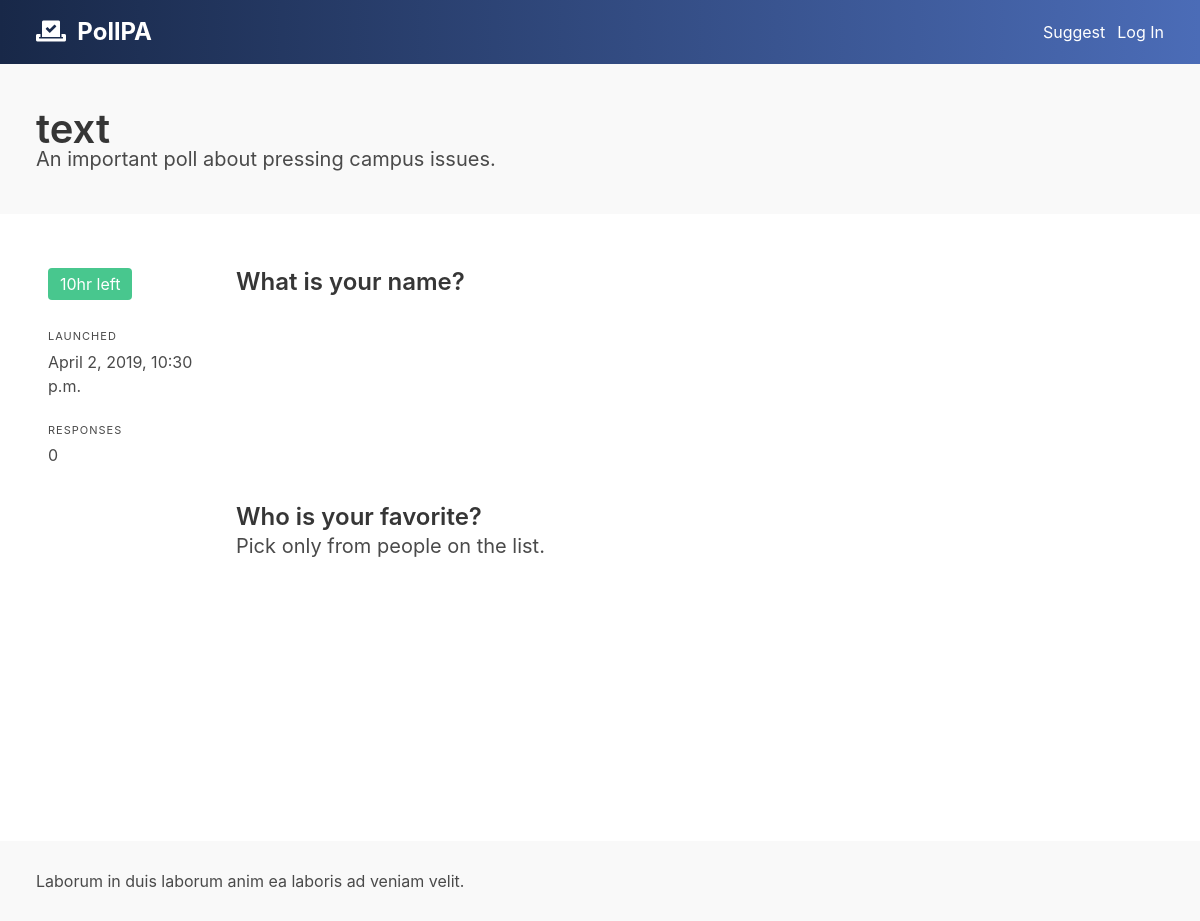
/poll/2/, run on the app's committed database.
### polls/models.py (models this page shows, shortened)
class Poll(models.Model):
    id = models.AutoField(primary_key=True)
    created = models.DateTimeField(auto_now_add=True, db_index=True)
    available = models.DateTimeField(db_index=True)
    closes = models.DateTimeField(db_index=True)
    public = models.DateTimeField(db_index=True)
    title = models.TextField()
    description = models.TextField(blank=True)
    @property
    def questions(self):
        return Question.objects.filter(poll=self)
    @property
    def votes(self):
        return Vote.objects.filter(poll=self)
    def state(self, request):
        if not (self.available < timezone.now() or request.user.is_superuser):
            raise Http404()
        if self.public < timezone.now():
            return "results"

class Question(models.Model):
    poll = models.ForeignKey(Poll, on_delete=models.CASCADE)
    text = models.TextField()
    description = models.TextField(blank=True)
    kind = models.CharField(max_length=2, choices=[("MS", "Multiple Select (Checkboxes)"), ("SS", "Single Select (Radio)")], default="SS")
    chart = models.CharField(max_length=20, choices=[("bar", "Bar Chart"), ("binary-slider", "Binary Slider"), ("pie", "Pie Chart")], default="bar")
    @property
    def options(self):
        return QuestionOption.objects.filter(question=self)

### polls/views.py (the view, shortened to what this page needs)
# urls.py: path('poll/<int:poll_id>/', views.poll, name='poll'),
def poll(request, poll_id):
    poll_obj = get_object_or_404(Poll, id=poll_id)
    state = poll_obj.state(request)
    error = None
    responses = None
    if state == "results":
        responses = []
        for question in poll_obj.questions:
            q_response = {
                "title": question.text,
                "description": question.description,
                "graph": question.chart,
                "xlabel": "Responses",
                "ylabel": "Count",
                "data": [{"x": choice.text, "y": VoteChoice.objects.filter(question=question, choice=choice).count()} for choice in question.options]
            }
            responses.append(q_response)
    return render(request, 'polls/poll.html', {
        "poll": poll_obj,
        "error": error,
        "state": state,
        "responses": responses,
    })

### polls/templates/polls/poll.html (shortened to what this page needs)
{% extends 'polls/content.html' %}
{% load static %}
{% block header %}
  <header class="default">
    <h1 class="title is-size-2">{{poll.title}}</h1>
    <p class="subtitle">{{poll.description}}</p>
  </header>
{% endblock %}
{% block content %}
<section id="poll" class="columns">
  <div class="column is-2">
    {% if poll.completed %}
      <span class="tag is-medium is-danger level-item">Poll Closed</span><br>
    {% else %}
      <span class="tag is-medium is-success level-item">10hr left</span><br>
    {% endif %}
    <br>
    <p class="heading">Launched</p>
    <p>{{poll.available}}</p>
    <br>
    <p class="heading">Responses</p>
    <p>{{poll.votes|length}}</p>
  </div>
  <div class="column is-10" id="questions">
    {% if state == "results" %}
      {% for response in responses %}
        <h2 class="is-size-4 title">{{response.title}}</h2>
        <p class="subtitle is-size-5">{{response.description}}</p>
        {% if response.graph == "bar" %}
          {% include "polls/graphs/bar.html" with data=response.data xlabel=response.xlabel ylabel=response.ylabel %}
        {% elif response.graph == "binary-slider" %}
          {% include "polls/graphs/binary-slider.html" with data=response.data %}
        {% elif response.graph == "pie" %}
          {% include "polls/graphs/pie.html" with data=response.data ylabel=response.ylabel  %}
        {% endif %}
        <br>
        <br>
      {% endfor %}
    {% endif %}
  </div>
</section>
{% endblock %}

### polls/static/CSS/main.css (style rules this page uses)
h1, h2, h3, h4, h5, h6 { font-weight: bold; }
header { padding: 14px 36px; margin: 0 !important; }
header.default { padding-top: 42px; padding-bottom: 42px; background-color: #f9f9f9; }
header.default .title { margin-bottom: 16px; }
html, body { height: 100%; }
#poll { padding: 42px 36px; padding-bottom: 122px; margin: 0; }
#poll .tag { margin-bottom: 4px; }

### data on the page
Poll: title "text", description "An important poll about pressing campus issues.", available "April 2, 2019, 10:30 p.m.", votes|length "0"
Question: title "What is your name?", chart "bar" (drawn)
Question: title "Who is your favorite?", description "Pick only from people on the list.", chart "bar" (drawn)
